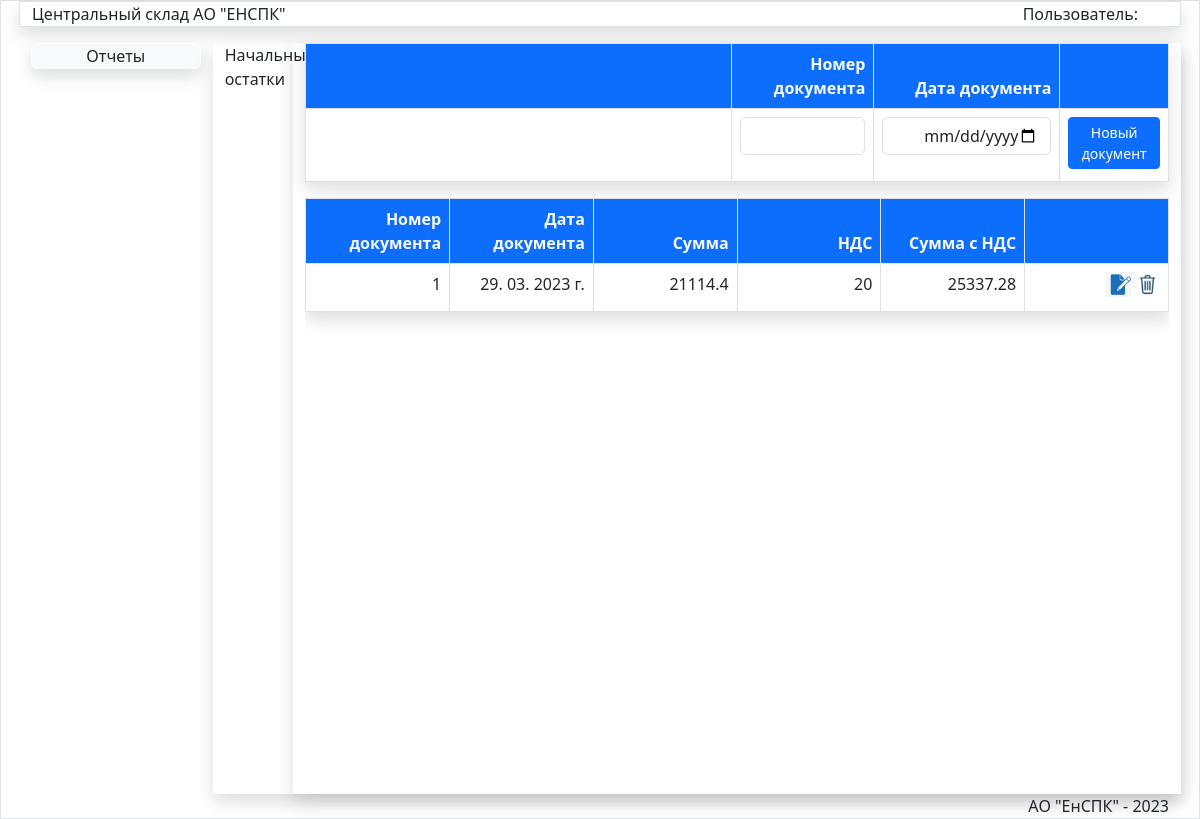
The page /JurnalOst/ on the database its author committed.
### store/models.py (models this page shows)
class Jurnal(models.Model):
    oper=models.IntegerField(verbose_name="Код операции")
    nomerdoc=models.CharField(max_length=50,verbose_name='Номер документа')
    datadoc=models.DateTimeField(verbose_name='Дата документа')
    postav=models.ForeignKey(Postav,verbose_name='Поставщик',on_delete=models.PROTECT)
    obct=models.ForeignKey(Obct,verbose_name='Объект',on_delete=models.PROTECT)
    podraz=models.ForeignKey(Podraz,verbose_name='Подразделение',on_delete=models.PROTECT)
    fio=models.ForeignKey(Fio,verbose_name='Подотчет',on_delete=models.PROTECT)
    spis=models.ForeignKey(Spis,blank=True,null=True,verbose_name='Причина списания',on_delete=models.PROTECT)
    summa=models.FloatField(verbose_name='Сумма',default=0)
    nds=models.IntegerField(verbose_name='НДС',default=20)
    summawithnds=models.FloatField(verbose_name='Сумма с НДС',default=0)
    updated_at = models.DateTimeField(auto_now=True, verbose_name='Создан')
    created_at = models.DateTimeField(auto_now_add=True, verbose_name='Обновлен')
    class Meta:
        verbose_name = 'Документ'
        verbose_name_plural = 'Документы'
        ordering = ['-datadoc', ]

### store/views.py (the view)
# urls.py: path('JurnalOst/', JurnalOst, name='JurnalOst'),
def JurnalOst(request):
    podraz = Podraz.objects.get(pk=74)
    postav = Postav.objects.get(pk=9)
    obct = Obct.objects.get(pk=180)
    fio = Fio.objects.get(pk=5)
    jurnalost=Jurnal.objects.filter(oper=1).order_by('-created_at')
    if request.method=='POST':
        nomerdoc1=request.POST['nomerdoc']
        datadoc1=request.POST['datadoc']
        print(nomerdoc1,datadoc1)
        newost=Jurnal()
        newost.nomerdoc=nomerdoc1
        newost.datadoc=datadoc1
        newost.podraz=podraz
        newost.postav=postav
        newost.obct=obct
        newost.fio=fio
        newost.oper=1
        newost.save()
        un = Jurnal.objects.filter(oper=1).values()
        unit_data=list(un)
        print(newost.id)
        ur=reverse('AddStringOst',args=[newost.id])
        print(ur)
        return JsonResponse({'status':1,'unit_data':unit_data,'url': ur})
    else:
        form=OstDocForm(initial={'podraz':podraz,'postav':postav,'obct':obct,'fio':fio})
    return render(request,'store/Doc/JurnalOst.html',{'jurnalost':jurnalost,'pic_label':'Начальные остатки','form':form,'title':'Журнал начальных остатков'})

### store/templates/store/Doc/JurnalOst.html (shortened to what this page needs)
{% extends 'store/menu.html' %}
{% load static %}
{% block DataArea %}
<div class="row">
<div class="col-md-1">{{pic_label}}</div>
<div class="col-md-11 mx-auto shadow">
<table class="table shadow table-bordered table-hover">
<thead class=" bg-primary  text-light">
<tr>
<th style="width:50%;" class=" text-end" colspan="3" ></th>
<th style="width:16.6%;" class=" text-end" >Номер документа</th>
<th style="width:16.6%;" class=" text-end" >Дата документа</th>
<th style="width:12.6%;" class=" text-end"></th>
</tr>
</thead>
    <form method="post" id="ost-form">
    <tr >
        <td colspan="3"></td>
        <td  class=" text-end" ><input type="text" id="id_nomerdoc" class="form-control" style="text-align:right" required></td>
        <td  class=" text-end" ><input type="date" id="id_datadoc" class="form-control" style="text-align:right" required/></td>
        <td  class="text-end"> <button type="submit" class="btn  btn-primary btn-sm mb-1 " id="savebtn">Новый документ</button></td>
    </form>
</table>
 <div class="scrolltable">
<table class="table shadow table-bordered table-hover">
<thead class="bg-primary text-light">
     <th style="width:16.6%;" class="text-end">Номер документа</th>
<th style="width:16.6%;" class=" text-end" >Дата документа</th>
<th style="width:16.6%;" class=" text-end" >Сумма</th>
<th style="width:16.6%;" class=" text-end" >НДС</th>
<th style="width:16.6%;" class=" text-end" >Сумма с НДС</th>
<th style="width:16.6%;" class=" text-end"></th>
</thead>
    <tbody id="ost-doc">
    {% for item in jurnalost %}
    <tr><td  class="border text-end fixed">{{item.nomerdoc}}</td>
    <td class=" text-end">{{item.datadoc|date:"d. m. Y г." }}</td>
    <td class=" text-end">{{item.summa}}</td>
    <td class=" text-end">{{item.nds}}</td>
    <td class="text-end">{{item.summawithnds }}</td>
    <td class="text-end align-middle " ><input data-sid="{{item.pk}}" data-update="{{url_update}}" value="Update" type="image" class="btn-ost-update mr-3" src="{% static '/images/edit2.png' %}" width="25px" >
   <input data-sid="{{item.pk}}" data-del="{{url_delete}}" class="btn-ost-del " value="Delete" type="image" src="{% static '/images/del.png' %}" width="25px"> </td>
    </tr>
    {% endfor %}
    </tbody>
</table>
</div>
</div>
</div>
{% endblock DataArea %}

### store/static/css/my.css (style rules this page uses)
.scrolltable { display:block; overflow-y: auto; height:74.5vh; }

### rows shown on the page
Jurnal: nomerdoc "1", datadoc "29. 03. 2023 г.", summa "21114.4", nds "20", summawithnds "25337.28"

### other values the page prints
{{ pic_label }} "Начальные остатки"
